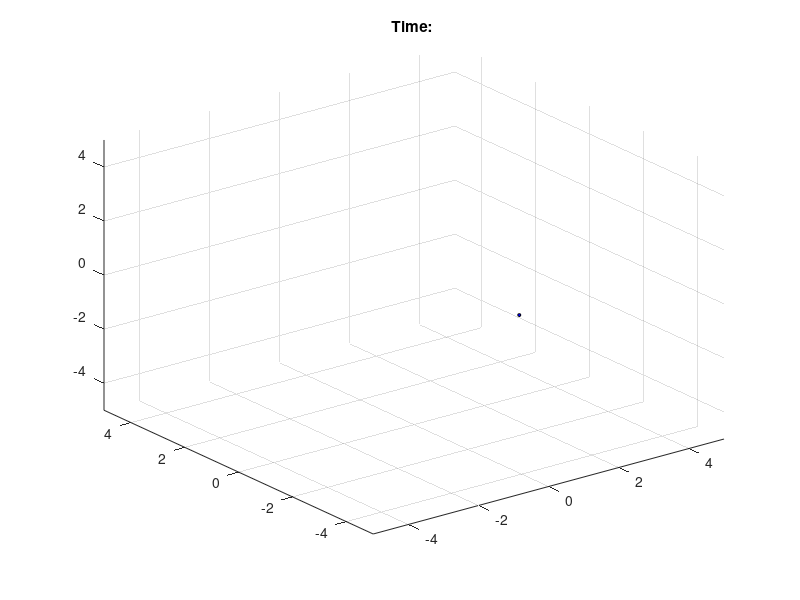

This chart was generated by the following MATLAB code: (Note: this script raises an error after producing the figure.)
view(90,0)                    %Starting view
AL = 5;                         %Define graph axis limits

grid on

L1=3;
L2=2;

Xh=[0 ; L1]';
Yh=[0 ; 0]';
Zh=[0 ; 0]';

Xv=[Xh(2) ; L1]';
Yv=[Yh(2) ; 0]';
Zv=[Zh(2) ; -L2]';

hold on
Harm  = fill3(Xh,Yh,Zh,'b'); 
Varm  = fill3(Xv,Yv,Zv,'g'); 

s=5;
M=scatter3(Xv(2),Yv(2),Zv(2),s,'filled','MarkerFaceColor','b','MarkerEdgeColor','k')


axis([-AL AL -AL AL -AL AL]);

theta=0;
phi=0;

TXT=title('Time: ')

for t=1:10:size(simTheta,1)
    TXT2=sprintf('Time:%.2f',simt(t));
    set(TXT,'String',TXT2);
    
    phi=simPhi(t);
    theta =-simTheta(t);
    
    Xh(2)= L1*cos(phi);
    Yh(2)=L1*sin(phi);
    
    Xva = 0;                
    Yva = L2*sin(theta);    
    Zva = -L2*cos(theta);   
    
    Xvb = Xva*cos(phi)-Yva*sin(phi)+L1*cos(phi);
    Yvb = Xva*sin(phi)+Yva*cos(phi) + L1*sin(phi);
    Zvb = Zva;
        
    
    Xv=[Xh(2);Xvb]';
    Yv=[Yh(2);Yvb]';
    Zv=[ 0   ;Zvb]';
    
    set(Harm,'XData',Xh);
    set(Harm,'YData',Yh);
    set(Harm,'ZData',Zh);
    %set(Harm,'FaceVertexCData',C);
    
    set(Varm,'XData',Xv);
    set(Varm,'YData',Yv);
    set(Varm,'ZData',Zv);
    %set(Varm,'FaceVertexCData',C);
    
%       if(rem(t,5)==0) 
%           M=scatter3(Xv(2),Yv(2),Zv(2),s,'filled','MarkerFaceColor','r','MarkerEdgeColor','k');
%       end
    
    set(M,'XData',Xv(2));
    set(M,'YData',Yv(2));
    set(M,'ZData',Zv(2));
    
    drawnow;

%     pause(0.0005); 
end
